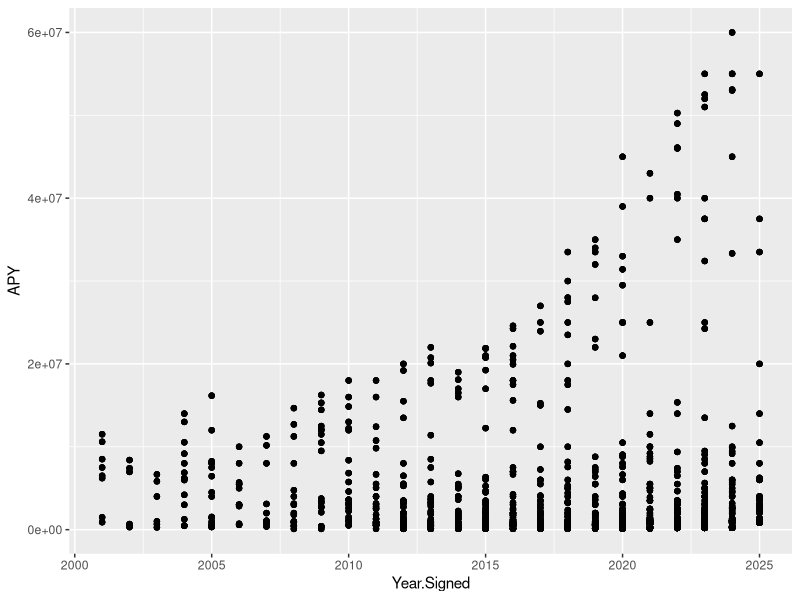
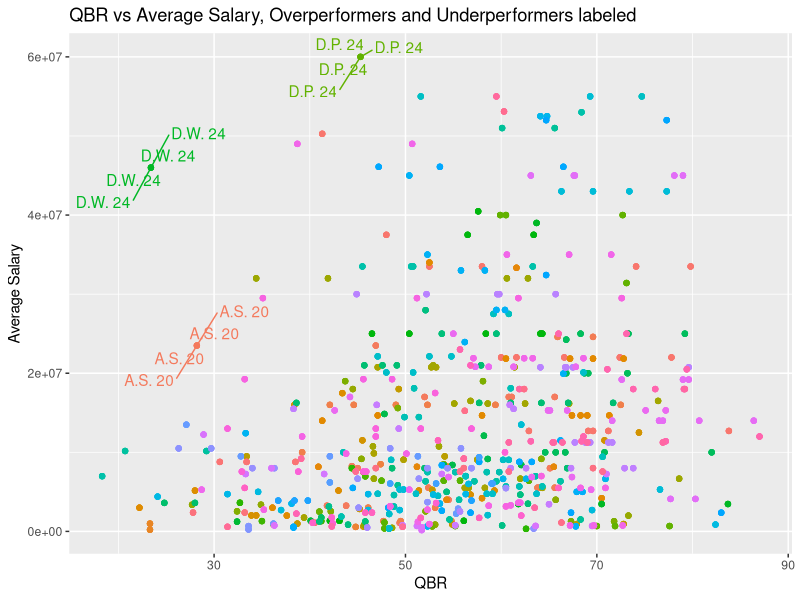
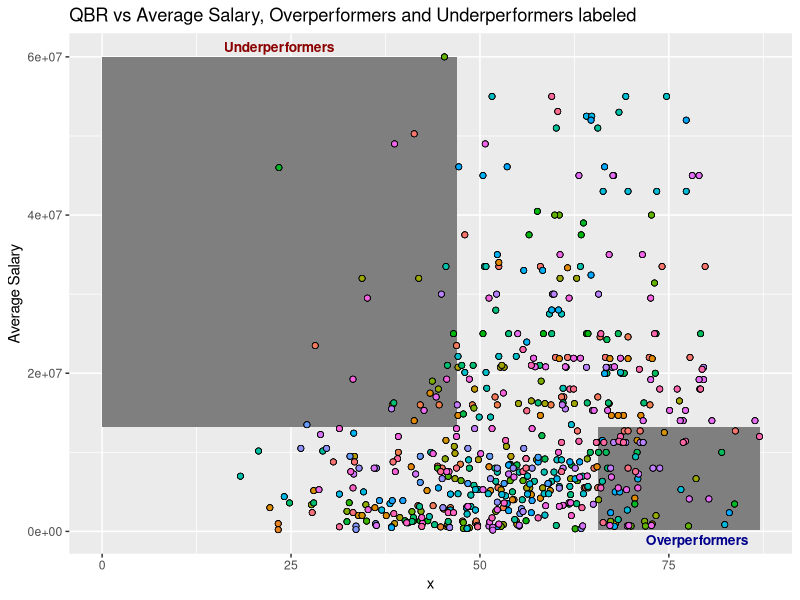
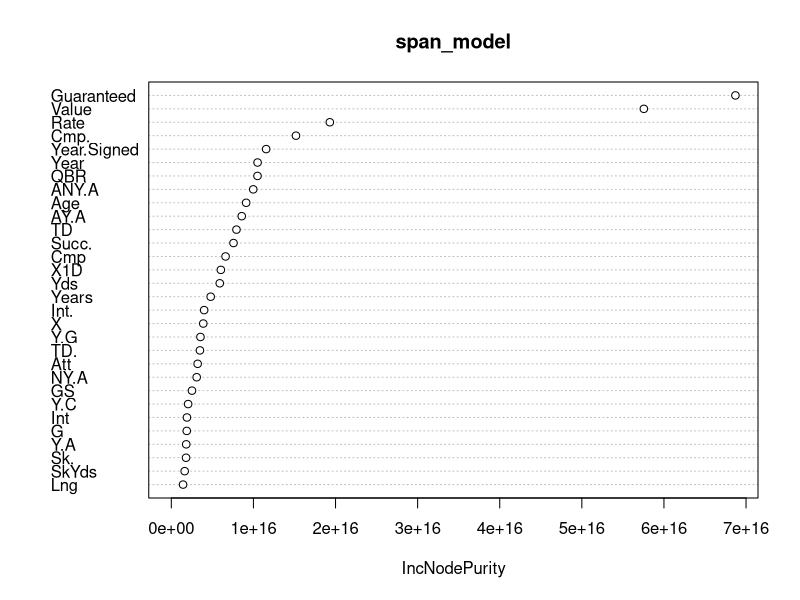
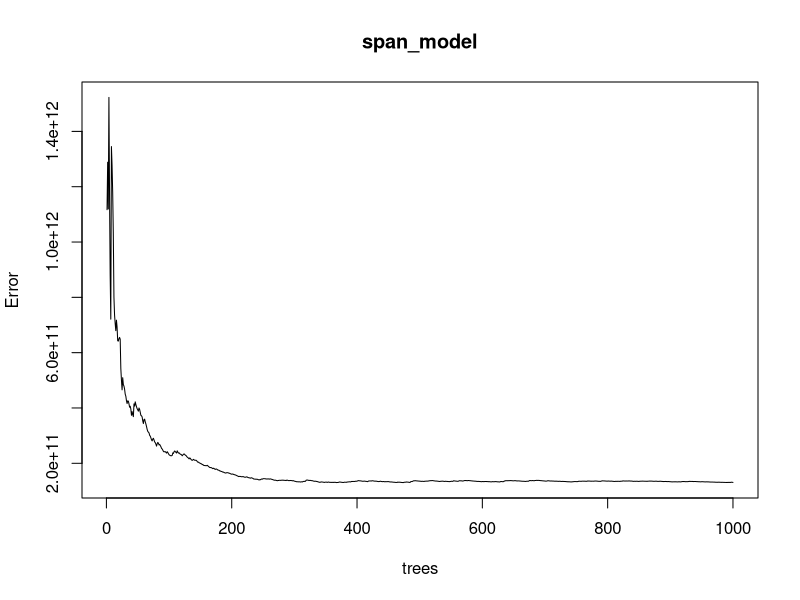
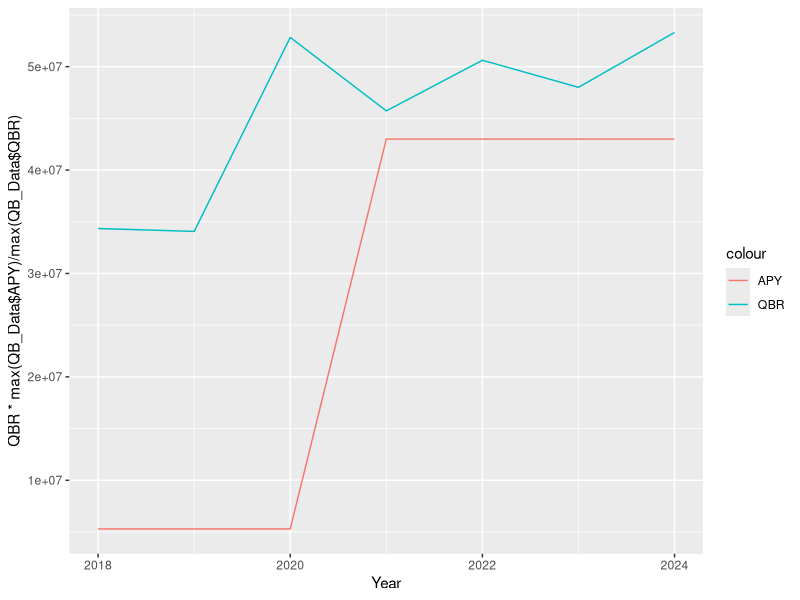

These figures' R source, in order:
## ---- chunk 1
# Packages, install if necessary
library(dplyr)
library(ggplot2)
library(ggrepel)
library(randomForest)

# Straight from github repo, assumes all files in same directory
Salary_Data <- read.csv("./Player Salary QB.csv")
Passing_Data <- read.csv("./1999-2024 Passing Data.csv")
## ---- chunk 2
Salary_Data <- Salary_Data %>% 
  mutate(
    Value = as.numeric(gsub("[$,]", "", Value)),
    APY = as.numeric(gsub("[$,]", "", APY)),
    Guaranteed = as.numeric(gsub("[$,]", "", Guaranteed)),
) %>% select(X, Player, Year.Signed, Years, Value, APY, Guaranteed, APY.as...Of.Cap.At.Signing) %>%
  filter(Year.Signed > 2000) %>% distinct() %>% mutate(Year.End = Year.Signed + Years)

QB_Data <- Passing_Data %>%
  inner_join(Salary_Data, by="Player") %>%
  filter(Year >= Year.Signed, Year < Year.End) %>%
  filter(Year > 2005) %>%
  filter(!is.na(QBR)) %>%
  filter(Att > 200) %>% 
  group_by(Player, Year) %>%
  slice_max(Year.Signed) %>%
  ungroup()

# Phillip Rivers for one season in particular does not have an Success rate for some fucking reason
QB_Data[is.na(QB_Data)] <- 0

nrow(QB_Data)
## ---- chunk 3
ggplot(Salary_Data, aes(x=Year.Signed, y=APY)) + geom_point() 
## ---- chunk 4
ggplot(QB_Data, aes(QBR, APY, color=Player)) + geom_point() +
  geom_text_repel(aes(label = 
    ifelse(
      (QBR > quantile(QBR, .75) & APY < mean(APY)) | (QBR < quantile(QBR, .25) & APY > mean(APY)),  
      paste(gsub("[^A-Z]+", ".", Player), sub("20", "", paste(Year))),
      ""
    ) 
  )) +
  labs(
    title = "QBR vs Average Salary, Overperformers and Underperformers labeled",
    y = "Average Salary"
  ) + 
  theme(legend.position = "none")
## ---- chunk 5
ggplot(QB_Data) +
  geom_rect(aes(xmin = 0, xmax = quantile(QBR, .25), ymin = mean(APY), ymax = max(APY)), fill = 'lightcoral', alpha=.002, color = 'black', size=.01) +
  geom_rect(aes(xmin = quantile(QBR, .75), xmax = max(QBR), ymin = min(APY), ymax = mean(APY)), fill = 'skyblue', alpha=.005, color = 'black', size = .01) +
  annotate("text", 
         x = mean(c(0, quantile(QB_Data$QBR, .25))), 
         y = max(QB_Data$APY), 
         label = "Underperformers", 
         hjust = 0.5, vjust = -0.5,
         fontface = "bold", size = 3.5, color = "darkred") +
  annotate("text", 
         x = mean(c(quantile(QB_Data$QBR, .875), max(QB_Data$QBR))), 
         y = min(QB_Data$APY), 
         label = "Overperformers", 
         hjust = 0.5, vjust = 1.5,
         fontface = "bold", size = 3.5, color = "darkblue") + 
  geom_point(aes(QBR, APY, fill=Player),shape = 21, size = 1.75, color = "black", stroke = 0.4) +
  labs(
    title = "QBR vs Average Salary, Overperformers and Underperformers labeled",
    y = "Average Salary"
  ) +
  theme(legend.position = "none")
## ---- chunk 6
QBR_q1 <- quantile(QB_Data$QBR , .25)
QBR_q3 <- quantile(QB_Data$QBR , .75)
Rtg_q1 <- quantile(QB_Data$Rate, .25)
Rtg_q3 <- quantile(QB_Data$Rate, .75)

possible_predictors <- QB_Data[,c(2,5:6,8:31, 33:39)]# Extract columns we wanna use
model_dataset <- possible_predictors %>%
  filter(QBR < QBR_q3 | APY > 2e+07) %>%
  filter(QBR > QBR_q1 | APY < 2e+07) %>%
  filter(Rate < Rtg_q3 | APY > 2e+07) %>%
  filter(Rate > Rtg_q1 | APY < 2e+07)

set.seed(12345)
span_model <- randomForest(
  formula = APY ~ .,
  data = model_dataset,
  ntree = 1000,
  mtry = 4
)

nrow(model_dataset)
varImpPlot(span_model)
apply(importance(span_model), 2, function(x) sort(x, decreasing=TRUE))
plot(span_model)
## ---- chunk 7
QB_Salary_predictor_rf <- randomForest(
  formula = APY ~ Rate + QBR + Cmp. + Year,
  data = model_dataset,
  ntree = 200,
  mtry = 3
)

QB_Salary_predictor_rf$rsq[200]
## ---- chunk 8
base_predictions <- as.vector(predict(QB_Salary_predictor_rf, newdata = QB_Data))
res <- data.frame(
  Name = QB_Data$Player,
  Year = QB_Data$Year,
  Salary = QB_Data$APY,
  Predicted_Salary = base_predictions,
  Diff = base_predictions - QB_Data$APY,
  PDiff = base_predictions / QB_Data$APY
)

res %>% filter(Year == 2023) %>% arrange(desc(Predicted_Salary))
## ---- chunk 9
ggplot(QB_Data %>% filter(Player == "Josh Allen"), aes(x = Year)) + 
  geom_line(aes(y = QBR * max(QB_Data$APY) / max(QB_Data$QBR), color = "QBR")) +
  geom_line(aes(y = APY, color = "APY"))
